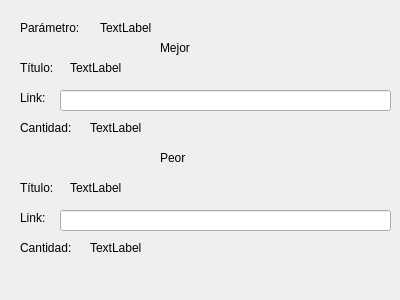
<?xml version="1.0" encoding="UTF-8"?>
<ui version="4.0">
 <class>Form</class>
 <widget class="QWidget" name="Form">
  <property name="geometry">
   <rect>
    <x>0</x>
    <y>0</y>
    <width>400</width>
    <height>300</height>
   </rect>
  </property>
  <property name="windowTitle">
   <string>Form</string>
  </property>
  <widget class="QLabel" name="label">
   <property name="geometry">
    <rect>
     <x>20</x>
     <y>60</y>
     <width>41</width>
     <height>16</height>
    </rect>
   </property>
   <property name="text">
    <string>Título:</string>
   </property>
  </widget>
  <widget class="QLabel" name="label_2">
   <property name="geometry">
    <rect>
     <x>20</x>
     <y>20</y>
     <width>81</width>
     <height>16</height>
    </rect>
   </property>
   <property name="text">
    <string>Parámetro:</string>
   </property>
  </widget>
  <widget class="QLabel" name="label_3">
   <property name="geometry">
    <rect>
     <x>20</x>
     <y>90</y>
     <width>31</width>
     <height>16</height>
    </rect>
   </property>
   <property name="text">
    <string>Link:</string>
   </property>
  </widget>
  <widget class="QLabel" name="label_4">
   <property name="geometry">
    <rect>
     <x>20</x>
     <y>120</y>
     <width>62</width>
     <height>16</height>
    </rect>
   </property>
   <property name="text">
    <string>Cantidad:</string>
   </property>
  </widget>
  <widget class="QLabel" name="label_5">
   <property name="geometry">
    <rect>
     <x>20</x>
     <y>180</y>
     <width>62</width>
     <height>16</height>
    </rect>
   </property>
   <property name="text">
    <string>Título:</string>
   </property>
  </widget>
  <widget class="QLabel" name="label_6">
   <property name="geometry">
    <rect>
     <x>20</x>
     <y>210</y>
     <width>31</width>
     <height>16</height>
    </rect>
   </property>
   <property name="text">
    <string>Link:</string>
   </property>
  </widget>
  <widget class="QLabel" name="label_7">
   <property name="geometry">
    <rect>
     <x>20</x>
     <y>240</y>
     <width>62</width>
     <height>16</height>
    </rect>
   </property>
   <property name="text">
    <string>Cantidad:</string>
   </property>
  </widget>
  <widget class="QLabel" name="label_8">
   <property name="geometry">
    <rect>
     <x>160</x>
     <y>40</y>
     <width>62</width>
     <height>16</height>
    </rect>
   </property>
   <property name="text">
    <string>Mejor</string>
   </property>
  </widget>
  <widget class="QLabel" name="label_9">
   <property name="geometry">
    <rect>
     <x>160</x>
     <y>150</y>
     <width>62</width>
     <height>16</height>
    </rect>
   </property>
   <property name="text">
    <string>Peor</string>
   </property>
  </widget>
  <widget class="QLabel" name="label_10">
   <property name="geometry">
    <rect>
     <x>100</x>
     <y>20</y>
     <width>261</width>
     <height>16</height>
    </rect>
   </property>
   <property name="text">
    <string>TextLabel</string>
   </property>
  </widget>
  <widget class="QLabel" name="label_11">
   <property name="geometry">
    <rect>
     <x>70</x>
     <y>60</y>
     <width>321</width>
     <height>16</height>
    </rect>
   </property>
   <property name="text">
    <string>TextLabel</string>
   </property>
  </widget>
  <widget class="QLabel" name="label_13">
   <property name="geometry">
    <rect>
     <x>90</x>
     <y>120</y>
     <width>291</width>
     <height>16</height>
    </rect>
   </property>
   <property name="text">
    <string>TextLabel</string>
   </property>
  </widget>
  <widget class="QLabel" name="label_14">
   <property name="geometry">
    <rect>
     <x>90</x>
     <y>240</y>
     <width>291</width>
     <height>16</height>
    </rect>
   </property>
   <property name="text">
    <string>TextLabel</string>
   </property>
  </widget>
  <widget class="QLabel" name="label_15">
   <property name="geometry">
    <rect>
     <x>70</x>
     <y>180</y>
     <width>321</width>
     <height>16</height>
    </rect>
   </property>
   <property name="text">
    <string>TextLabel</string>
   </property>
  </widget>
  <widget class="QLineEdit" name="lineEdit">
   <property name="geometry">
    <rect>
     <x>60</x>
     <y>210</y>
     <width>331</width>
     <height>21</height>
    </rect>
   </property>
  </widget>
  <widget class="QLineEdit" name="lineEdit_2">
   <property name="geometry">
    <rect>
     <x>60</x>
     <y>90</y>
     <width>331</width>
     <height>21</height>
    </rect>
   </property>
  </widget>
 </widget>
 <resources/>
 <connections/>
</ui>
